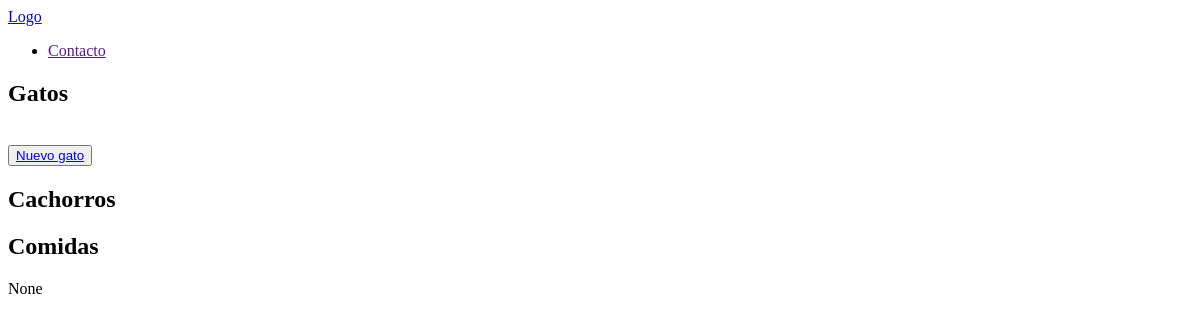
/gatos/hola/, run on an earlier commit of the app's database.
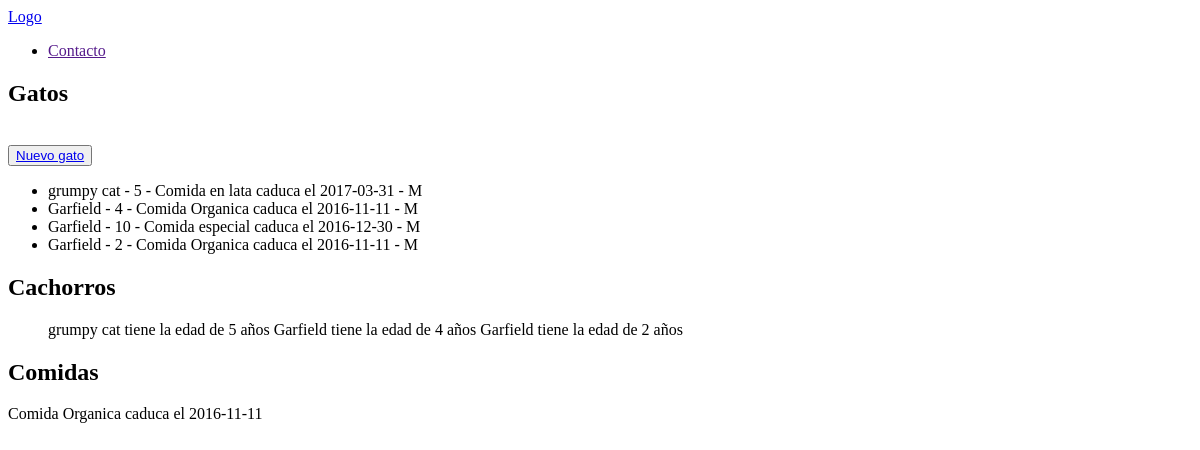
And on a later commit of the database.
### Gatos/models.py (models this page shows, shortened)
class Gato(models.Model):
    class Meta:
        verbose_name = "Gato"
        verbose_name_plural = "Gatos"
    name = models.CharField(max_length=10, blank=False, null=False)
    age = models.IntegerField(blank=True, null=False, default=0)
    callejero = models.BooleanField(default=False)
    sexo = models.CharField(max_length=10, choices=SEXO_CHOICES)
    date_added = models.DateTimeField(auto_now_add=True)
    comida = models.ForeignKey(Comida, related_name='gato_comida')

class Comida(models.Model):
	tipo = models.CharField(max_length=25, blank=False, null=False)
	compra = models.DateField(auto_now_add=True)
	caducidad = models.DateField()
	def __str__(self):
		return "Comida {0} caduca el {1}".format(self.tipo, str(self.caducidad))

### Gatos/views.py (the view)
def index(request):
	gatos = Gato.objects.all().order_by("-name")
	cachorros = gatos.filter(age__lte = 5)
	comidas = Comida.objects.filter(caducidad__range=("2016-11-01", "2016-12-31")).first()
	return render(request, "gatos.html",{"gatos":gatos, "comidas":comidas, "cachorros":cachorros})

### templates/gatos.html (shortened to what this page needs)
{% extends "main.html" %}
{% block body %}
	<h2>Gatos</h2>
	<button><a href="{% url 'gatos-nuevo' %}">Nuevo gato</a></button>
	<ul>
	{% for gato in gatos %}
		<li>{{gato.name}} - {{gato.age}} - {{gato.comida}} - {{gato.sexo}}</li>
	{% endfor %}
	</ul>
	<h2>Cachorros</h2>
	<ul>
		{% for cachorro in cachorros %}
			{{cachorro.name}} tiene la edad de {{cachorro.age}} años
		{% endfor %}
	</ul>
	<h2>Comidas</h2>
		{{comidas}}
{% endblock body %}

### templates/main.html (shortened to what this page needs)
<!DOCTYPE html>
<html lang="en">
<head>
	{% load staticfiles  %}
</head>
<body>
<nav>
    <div class="nav-wrapper">
      <a href="#" class="brand-logo">Logo</a>
      <ul id="nav-mobile" class="right hide-on-med-and-down">
       <li><a href="">Contacto</a></li>
      </ul>
    </div>
  </nav>
	{% block body %}
	{% endblock body %}
</body>
</html>

What changed in the data, as far as the page shows it:
added Gato: name "grumpy cat", age "5", comida "Comida en lata caduca el 2017-03-31", sexo "M"
added Gato: name "Garfield", age "4", comida "Comida Organica caduca el 2016-11-11", sexo "M"
added Gato: name "Garfield", age "10", comida "Comida especial caduca el 2016-12-30", sexo "M", shown under "Gatos"
added Gato: name "Garfield", age "2", comida "Comida Organica caduca el 2016-11-11", sexo "M"
added Comida: tipo+caducidad "Comida Organica caduca el 2016-11-11"
Also different on the page:
{{ comidas }}: "None" → (not shown)
